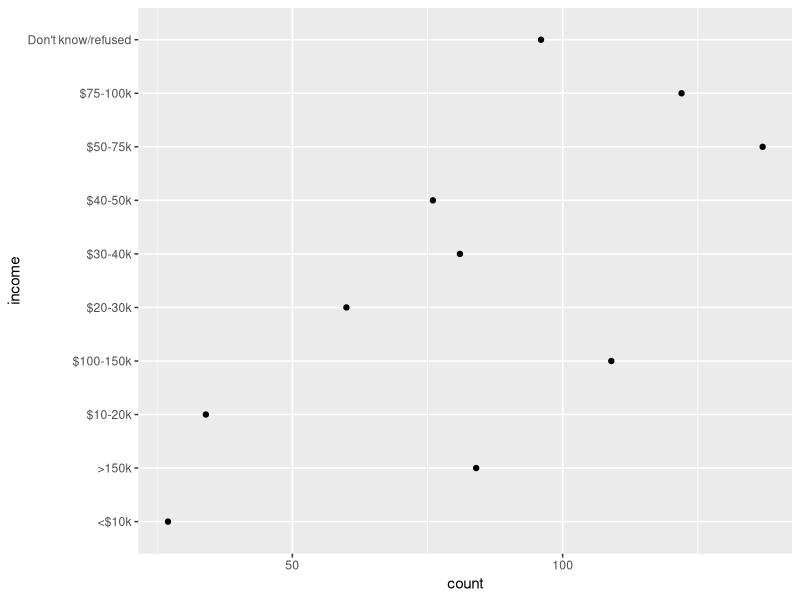
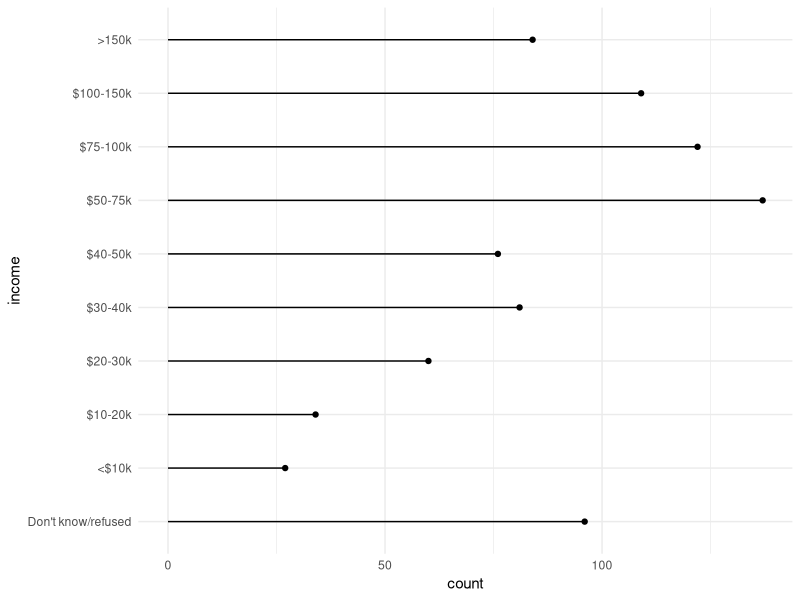

Here is the R script that generated these plots, in order:
## ---- chunk 1
#| label: setup
#| message: false

library(tidyverse)
## ---- chunk 2
glimpse(relig_income)
## ---- chunk 3
relig_long <- relig_income |>  
  pivot_longer(cols = -religion, 
               names_to = "income",
               values_to = "count") 

glimpse(relig_long)
## ---- chunk 4
relig_agn <- relig_long |> 
  filter(religion == "Agnostic")
  
ggplot(relig_agn, aes(x = count,
                      y = income)) + 
  geom_point()
## ---- chunk 5
# put income levels in order

relig_agn <- relig_agn |> 
  mutate(income = fct_relevel(income, 
                              "$100-150k",
                              ">150k",
                              after = Inf),
         income = fct_relevel(income, 
                              "Don't know/refused"))

# Lollipop chart

ggplot(relig_agn, aes(x = count,
                      y = income)) + 
  geom_point() +
  geom_segment(aes(xend = 0,
                   yend = income)) +
  theme_minimal()
## ---- chunk 6
head(billboard)
## ---- chunk 7
billboard_long <- billboard |> 
  pivot_longer(cols = starts_with("wk"),
               names_to = "week",
               values_to = "rank")

head(billboard_long, n = 10)
## ---- chunk 8
billboard_long <- billboard |> 
  pivot_longer(cols = starts_with("wk"),
               names_to = "week",
               names_prefix = "wk",
               names_transform = list(week = as.integer),
               values_to = "rank",
               values_drop_na = TRUE)

head(billboard_long, n = 10)
## ---- chunk 9
glimpse(anscombe)
## ---- chunk 10
anscombe |>
  pivot_longer(
    cols = everything(),
    names_to = c(".value", "set"),
    names_pattern = "(.)(.)")
